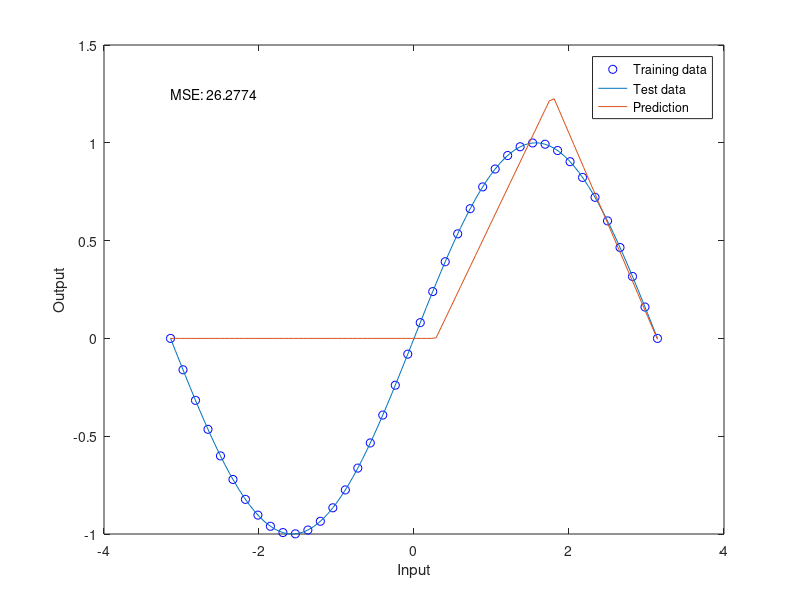

This figure's MATLAB source:
clear all

%% Set up parameters
N = 40; % Number of training samples
epsilon = 0.0; % Amount of label noise
Nh = 2;
lambda = 0;
%lambda = 1e-4;

%% Make dataset
target_fn = @(t) sin(t);
x = linspace(-pi,pi,N);
y = target_fn(x) + epsilon*randn(size(x));

Ntest = 100;
x_test = linspace(-pi,pi,Ntest);
y_test = target_fn(x_test);

Ni = 2;

%% Compute network activity

J = randn(Nh,Ni)/Nh;

h = J*[x; ones(1,N)];
h(h<0)=0;

h_test = J*[x_test; ones(1,Ntest)];
h_test(h_test<0)=0;


%% Now train linear regression to map from h to y

% w = ????
w = (y*h')*pinv((h*h')+lambda*eye(size((h*h'),1))); % Implemented linear regression with regularization

y_pred = w*h_test;

mean_squared_error = norm(y_test-y_pred).^2;


plot(x,y,'ob')
hold on
plot(x_test,y_test)
hold on
plot(x_test,y_pred)

text(-pi,[.1 .9]*get(gca,'YLim')',sprintf('MSE: %g ', mean_squared_error))
xlabel('Input')
ylabel('Output')
legend('Training data','Test data','Prediction')



